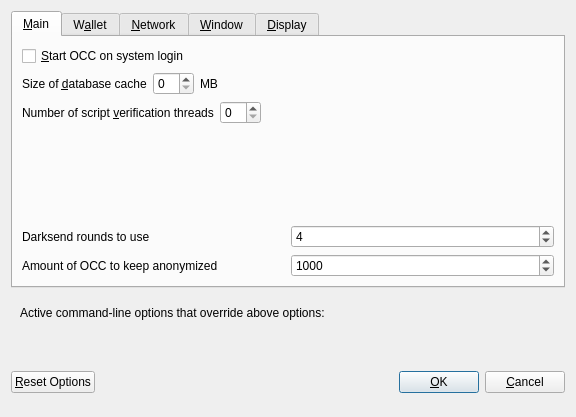
<?xml version="1.0" encoding="UTF-8"?>
<ui version="4.0">
 <class>OptionsDialog</class>
 <widget class="QDialog" name="OptionsDialog">
  <property name="geometry">
   <rect>
    <x>0</x>
    <y>0</y>
    <width>576</width>
    <height>417</height>
   </rect>
  </property>
  <property name="windowTitle">
   <string>Options</string>
  </property>
  <property name="modal">
   <bool>true</bool>
  </property>
  <layout class="QVBoxLayout" name="verticalLayout">
   <item>
    <widget class="QTabWidget" name="tabWidget">
     <property name="currentIndex">
      <number>0</number>
     </property>
     <widget class="QWidget" name="tabMain">
      <attribute name="title">
       <string>&amp;Main</string>
      </attribute>
      <layout class="QVBoxLayout" name="verticalLayout_Main">
       <item>
        <widget class="QCheckBox" name="bitcoinAtStartup">
         <property name="toolTip">
          <string>Automatically start OCC after logging in to the system.</string>
         </property>
         <property name="text">
          <string>&amp;Start OCC on system login</string>
         </property>
        </widget>
       </item>
       <item>
        <layout class="QHBoxLayout" name="horizontalLayout_2_Main">
         <item>
          <widget class="QLabel" name="databaseCacheLabel">
           <property name="text">
            <string>Size of &amp;database cache</string>
           </property>
           <property name="textFormat">
            <enum>Qt::PlainText</enum>
           </property>
           <property name="buddy">
            <cstring>databaseCache</cstring>
           </property>
          </widget>
         </item>
         <item>
          <widget class="QSpinBox" name="databaseCache"/>
         </item>
         <item>
          <widget class="QLabel" name="databaseCacheUnitLabel">
           <property name="text">
            <string>MB</string>
           </property>
           <property name="textFormat">
            <enum>Qt::PlainText</enum>
           </property>
          </widget>
         </item>
         <item>
          <spacer name="horizontalSpacer_2_Main">
           <property name="orientation">
            <enum>Qt::Horizontal</enum>
           </property>
           <property name="sizeHint" stdset="0">
            <size>
             <width>40</width>
             <height>20</height>
            </size>
           </property>
          </spacer>
         </item>
        </layout>
       </item>
       <item>
        <layout class="QHBoxLayout" name="horizontalLayout_3_Main">
         <item>
          <widget class="QLabel" name="threadsScriptVerifLabel">
           <property name="text">
            <string>Number of script &amp;verification threads</string>
           </property>
           <property name="textFormat">
            <enum>Qt::PlainText</enum>
           </property>
           <property name="buddy">
            <cstring>threadsScriptVerif</cstring>
           </property>
          </widget>
         </item>
         <item>
          <widget class="QSpinBox" name="threadsScriptVerif">
           <property name="toolTip">
            <string>(0 = auto, &lt;0 = leave that many cores free)</string>
           </property>
          </widget>
         </item>
         <item>
          <spacer name="horizontalSpacer_3_Main">
           <property name="orientation">
            <enum>Qt::Horizontal</enum>
           </property>
           <property name="sizeHint" stdset="0">
            <size>
             <width>40</width>
             <height>20</height>
            </size>
           </property>
          </spacer>
         </item>
        </layout>
       </item>
       <item>
        <spacer name="verticalSpacer_Main">
         <property name="orientation">
          <enum>Qt::Vertical</enum>
         </property>
         <property name="sizeHint" stdset="0">
          <size>
           <width>20</width>
           <height>40</height>
          </size>
         </property>
        </spacer>
       </item>
       <item>
        <layout class="QHBoxLayout" name="horizontalLayout_4_Main">
         <item>
          <widget class="QLabel" name="label">
           <property name="toolTip">
            <string>This setting determines the amount of individual masternodes that an input will be anonymized through.&lt;br/&gt;More rounds of anonymization gives a higher degree of privacy, but also costs more in fees.</string>
           </property>
           <property name="text">
            <string>Darksend rounds to use</string>
           </property>
          </widget>
         </item>
         <item>
          <widget class="QSpinBox" name="DarksendRounds">
           <property name="minimum">
            <number>2</number>
           </property>
           <property name="maximum">
            <number>8</number>
           </property>
           <property name="value">
            <number>4</number>
           </property>
          </widget>
         </item>
        </layout>
       </item>
       <item>
        <layout class="QHBoxLayout" name="horizontalLayout">
         <item>
          <widget class="QLabel" name="label_2">
           <property name="toolTip">
            <string>This amount acts as a threshold to turn off Darksend once it's reached.</string>
           </property>
           <property name="statusTip">
            <string notr="true"/>
           </property>
           <property name="whatsThis">
            <string notr="true"/>
           </property>
           <property name="accessibleName">
            <string notr="true"/>
           </property>
           <property name="accessibleDescription">
            <string notr="true"/>
           </property>
           <property name="text">
            <string>Amount of OCC to keep anonymized</string>
           </property>
          </widget>
         </item>
         <item>
          <widget class="QSpinBox" name="anonymizeOCC">
           <property name="minimum">
            <number>100</number>
           </property>
           <property name="maximum">
            <number>100000</number>
           </property>
           <property name="singleStep">
            <number>100</number>
           </property>
           <property name="value">
            <number>1000</number>
           </property>
          </widget>
         </item>
        </layout>
       </item>
      </layout>
     </widget>
     <widget class="QWidget" name="tabWallet">
      <attribute name="title">
       <string>W&amp;allet</string>
      </attribute>
      <layout class="QVBoxLayout" name="verticalLayout_Wallet">
       <item>
        <widget class="QGroupBox" name="groupBox">
         <property name="title">
          <string>Expert</string>
         </property>
         <layout class="QVBoxLayout" name="verticalLayout_2">
          <item>
           <widget class="QCheckBox" name="coinControlFeatures">
            <property name="toolTip">
             <string>Whether to show coin control features or not.</string>
            </property>
            <property name="text">
             <string>Enable coin &amp;control features</string>
            </property>
           </widget>
          </item>
          <item>
           <widget class="QCheckBox" name="showMasternodesTab">
            <property name="toolTip">
             <string>Show additional tab listing all your masternodes in first sub-tab&lt;br/&gt;and all masternodes on the network in second sub-tab.</string>
            </property>
            <property name="text">
             <string>Show Masternodes Tab</string>
            </property>
           </widget>
          </item>
          <item>
           <widget class="QCheckBox" name="spendZeroConfChange">
            <property name="toolTip">
             <string>If you disable the spending of unconfirmed change, the change from a transaction&lt;br/&gt;cannot be used until that transaction has at least one confirmation.&lt;br/&gt;This also affects how your balance is computed.</string>
            </property>
            <property name="text">
             <string>&amp;Spend unconfirmed change</string>
            </property>
           </widget>
          </item>
         </layout>
        </widget>
       </item>
       <item>
        <spacer name="verticalSpacer_Wallet">
         <property name="orientation">
          <enum>Qt::Vertical</enum>
         </property>
         <property name="sizeHint" stdset="0">
          <size>
           <width>20</width>
           <height>40</height>
          </size>
         </property>
        </spacer>
       </item>
      </layout>
     </widget>
     <widget class="QWidget" name="tabNetwork">
      <attribute name="title">
       <string>&amp;Network</string>
      </attribute>
      <layout class="QVBoxLayout" name="verticalLayout_Network">
       <item>
        <widget class="QCheckBox" name="mapPortUpnp">
         <property name="toolTip">
          <string>Automatically open the OCC client port on the router. This only works when your router supports UPnP and it is enabled.</string>
         </property>
         <property name="text">
          <string>Map port using &amp;UPnP</string>
         </property>
        </widget>
       </item>
       <item>
        <widget class="QCheckBox" name="allowIncoming">
         <property name="toolTip">
          <string>Accept connections from outside</string>
         </property>
         <property name="text">
          <string>Allow incoming connections</string>
         </property>
        </widget>
       </item>
       <item>
        <widget class="QCheckBox" name="connectSocks">
         <property name="toolTip">
          <string>Connect to the OCC network through a SOCKS5 proxy.</string>
         </property>
         <property name="text">
          <string>&amp;Connect through SOCKS5 proxy (default proxy):</string>
         </property>
        </widget>
       </item>
       <item>
        <layout class="QHBoxLayout" name="horizontalLayout_1_Network">
         <item>
          <widget class="QLabel" name="proxyIpLabel">
           <property name="text">
            <string>Proxy &amp;IP:</string>
           </property>
           <property name="textFormat">
            <enum>Qt::PlainText</enum>
           </property>
           <property name="buddy">
            <cstring>proxyIp</cstring>
           </property>
          </widget>
         </item>
         <item>
          <widget class="QValidatedLineEdit" name="proxyIp">
           <property name="minimumSize">
            <size>
             <width>140</width>
             <height>0</height>
            </size>
           </property>
           <property name="maximumSize">
            <size>
             <width>140</width>
             <height>16777215</height>
            </size>
           </property>
           <property name="toolTip">
            <string>IP address of the proxy (e.g. IPv4: 127.0.0.1 / IPv6: ::1)</string>
           </property>
          </widget>
         </item>
         <item>
          <widget class="QLabel" name="proxyPortLabel">
           <property name="text">
            <string>&amp;Port:</string>
           </property>
           <property name="textFormat">
            <enum>Qt::PlainText</enum>
           </property>
           <property name="buddy">
            <cstring>proxyPort</cstring>
           </property>
          </widget>
         </item>
         <item>
          <widget class="QLineEdit" name="proxyPort">
           <property name="minimumSize">
            <size>
             <width>55</width>
             <height>0</height>
            </size>
           </property>
           <property name="maximumSize">
            <size>
             <width>55</width>
             <height>16777215</height>
            </size>
           </property>
           <property name="toolTip">
            <string>Port of the proxy (e.g. 18404)</string>
           </property>
          </widget>
         </item>
         <item>
          <spacer name="horizontalSpacer_1_Network">
           <property name="orientation">
            <enum>Qt::Horizontal</enum>
           </property>
           <property name="sizeHint" stdset="0">
            <size>
             <width>40</width>
             <height>20</height>
            </size>
           </property>
          </spacer>
         </item>
        </layout>
       </item>
       <item>
        <spacer name="verticalSpacer_Network">
         <property name="orientation">
          <enum>Qt::Vertical</enum>
         </property>
         <property name="sizeHint" stdset="0">
          <size>
           <width>20</width>
           <height>40</height>
          </size>
         </property>
        </spacer>
       </item>
      </layout>
     </widget>
     <widget class="QWidget" name="tabWindow">
      <attribute name="title">
       <string>&amp;Window</string>
      </attribute>
      <layout class="QVBoxLayout" name="verticalLayout_Window">
       <item>
        <widget class="QCheckBox" name="minimizeToTray">
         <property name="toolTip">
          <string>Show only a tray icon after minimizing the window.</string>
         </property>
         <property name="text">
          <string>&amp;Minimize to the tray instead of the taskbar</string>
         </property>
        </widget>
       </item>
       <item>
        <widget class="QCheckBox" name="minimizeOnClose">
         <property name="toolTip">
          <string>Minimize instead of exit the application when the window is closed. When this option is enabled, the application will be closed only after selecting Quit in the menu.</string>
         </property>
         <property name="text">
          <string>M&amp;inimize on close</string>
         </property>
        </widget>
       </item>
       <item>
        <spacer name="verticalSpacer_Window">
         <property name="orientation">
          <enum>Qt::Vertical</enum>
         </property>
         <property name="sizeHint" stdset="0">
          <size>
           <width>20</width>
           <height>40</height>
          </size>
         </property>
        </spacer>
       </item>
      </layout>
     </widget>
     <widget class="QWidget" name="tabDisplay">
      <attribute name="title">
       <string>&amp;Display</string>
      </attribute>
      <layout class="QVBoxLayout" name="verticalLayout_Display">
       <item>
        <layout class="QHBoxLayout" name="horizontalLayout_1_Display">
         <item>
          <widget class="QLabel" name="langLabel">
           <property name="text">
            <string>User Interface &amp;language:</string>
           </property>
           <property name="textFormat">
            <enum>Qt::PlainText</enum>
           </property>
           <property name="buddy">
            <cstring>lang</cstring>
           </property>
          </widget>
         </item>
         <item>
          <widget class="QValueComboBox" name="lang">
           <property name="toolTip">
            <string>The user interface language can be set here. This setting will take effect after restarting OCC.</string>
           </property>
          </widget>
         </item>
        </layout>
       </item>
       <item>
        <widget class="QLabel" name="label_3">
         <property name="toolTip">
          <string notr="true"/>
         </property>
         <property name="statusTip">
          <string notr="true"/>
         </property>
         <property name="whatsThis">
          <string notr="true"/>
         </property>
         <property name="accessibleName">
          <string notr="true"/>
         </property>
         <property name="text">
          <string>Language missing or translation incomplete? Help contributing translations here:
https://www.transifex.com/onecommacoin-project/onecommacoin-project-translations</string>
         </property>
         <property name="wordWrap">
          <bool>true</bool>
         </property>
         <property name="openExternalLinks">
          <bool>true</bool>
         </property>
         <property name="textInteractionFlags">
          <set>Qt::TextBrowserInteraction</set>
         </property>
        </widget>
       </item>
       <item>
        <layout class="QHBoxLayout" name="horizontalLayout_4_Display" stretch="0,0">
         <item>
          <widget class="QLabel" name="themeLabel">
           <property name="text">
            <string>User Interface Theme:</string>
           </property>
          </widget>
         </item>
         <item>
          <widget class="QValueComboBox" name="theme"/>
         </item>
        </layout>
       </item>
       <item>
        <widget class="Line" name="line">
         <property name="orientation">
          <enum>Qt::Horizontal</enum>
         </property>
        </widget>
       </item>
       <item>
        <layout class="QHBoxLayout" name="horizontalLayout_2_Display">
         <item>
          <widget class="QLabel" name="unitLabel">
           <property name="text">
            <string>&amp;Unit to show amounts in:</string>
           </property>
           <property name="textFormat">
            <enum>Qt::PlainText</enum>
           </property>
           <property name="buddy">
            <cstring>unit</cstring>
           </property>
          </widget>
         </item>
         <item>
          <widget class="QValueComboBox" name="unit">
           <property name="toolTip">
            <string>Choose the default subdivision unit to show in the interface and when sending coins.</string>
           </property>
          </widget>
         </item>
        </layout>
       </item>
       <item>
        <layout class="QHBoxLayout" name="horizontalLayout_5_Display">
         <item>
          <widget class="QLabel" name="digitsLabel">
           <property name="text">
            <string>Decimal digits</string>
           </property>
          </widget>
         </item>
         <item>
          <widget class="QValueComboBox" name="digits"/>
         </item>
        </layout>
       </item>
       <item>
        <layout class="QHBoxLayout" name="horizontalLayout_3_Display">
         <item>
          <widget class="QLabel" name="thirdPartyTxUrlsLabel">
           <property name="toolTip">
            <string>Third party URLs (e.g. a block explorer) that appear in the transactions tab as context menu items. %s in the URL is replaced by transaction hash. Multiple URLs are separated by vertical bar |.</string>
           </property>
           <property name="text">
            <string>Third party transaction URLs</string>
           </property>
           <property name="buddy">
            <cstring>thirdPartyTxUrls</cstring>
           </property>
          </widget>
         </item>
         <item>
          <widget class="QLineEdit" name="thirdPartyTxUrls">
           <property name="toolTip">
            <string>Third party URLs (e.g. a block explorer) that appear in the transactions tab as context menu items. %s in the URL is replaced by transaction hash. Multiple URLs are separated by vertical bar |.</string>
           </property>
          </widget>
         </item>
        </layout>
       </item>
       <item>
        <spacer name="verticalSpacer">
         <property name="orientation">
          <enum>Qt::Vertical</enum>
         </property>
         <property name="sizeHint" stdset="0">
          <size>
           <width>20</width>
           <height>40</height>
          </size>
         </property>
        </spacer>
       </item>
      </layout>
     </widget>
    </widget>
   </item>
   <item>
    <widget class="QFrame" name="frame">
     <layout class="QVBoxLayout" name="verticalLayout_Bottom">
      <item>
       <layout class="QHBoxLayout" name="horizontalLayout_Bottom">
        <item>
         <widget class="QLabel" name="overriddenByCommandLineInfoLabel">
          <property name="text">
           <string>Active command-line options that override above options:</string>
          </property>
          <property name="textFormat">
           <enum>Qt::PlainText</enum>
          </property>
         </widget>
        </item>
        <item>
         <spacer name="horizontalSpacer_Bottom">
          <property name="orientation">
           <enum>Qt::Horizontal</enum>
          </property>
          <property name="sizeHint" stdset="0">
           <size>
            <width>40</width>
            <height>20</height>
           </size>
          </property>
         </spacer>
        </item>
       </layout>
      </item>
      <item>
       <widget class="QLabel" name="overriddenByCommandLineLabel">
        <property name="text">
         <string/>
        </property>
        <property name="textFormat">
         <enum>Qt::PlainText</enum>
        </property>
        <property name="wordWrap">
         <bool>true</bool>
        </property>
       </widget>
      </item>
     </layout>
    </widget>
   </item>
   <item>
    <layout class="QHBoxLayout" name="horizontalLayout_Buttons">
     <item>
      <widget class="QPushButton" name="resetButton">
       <property name="toolTip">
        <string>Reset all client options to default.</string>
       </property>
       <property name="text">
        <string>&amp;Reset Options</string>
       </property>
       <property name="autoDefault">
        <bool>false</bool>
       </property>
      </widget>
     </item>
     <item>
      <spacer name="horizontalSpacer_1">
       <property name="orientation">
        <enum>Qt::Horizontal</enum>
       </property>
       <property name="sizeHint" stdset="0">
        <size>
         <width>40</width>
         <height>48</height>
        </size>
       </property>
      </spacer>
     </item>
     <item>
      <widget class="QLabel" name="statusLabel">
       <property name="minimumSize">
        <size>
         <width>200</width>
         <height>0</height>
        </size>
       </property>
       <property name="font">
        <font>
         <weight>75</weight>
         <bold>true</bold>
        </font>
       </property>
       <property name="text">
        <string/>
       </property>
       <property name="textFormat">
        <enum>Qt::PlainText</enum>
       </property>
       <property name="wordWrap">
        <bool>true</bool>
       </property>
      </widget>
     </item>
     <item>
      <spacer name="horizontalSpacer_2">
       <property name="orientation">
        <enum>Qt::Horizontal</enum>
       </property>
       <property name="sizeHint" stdset="0">
        <size>
         <width>40</width>
         <height>48</height>
        </size>
       </property>
      </spacer>
     </item>
     <item>
      <widget class="QPushButton" name="okButton">
       <property name="text">
        <string>&amp;OK</string>
       </property>
       <property name="autoDefault">
        <bool>false</bool>
       </property>
       <property name="default">
        <bool>true</bool>
       </property>
      </widget>
     </item>
     <item>
      <widget class="QPushButton" name="cancelButton">
       <property name="text">
        <string>&amp;Cancel</string>
       </property>
       <property name="autoDefault">
        <bool>false</bool>
       </property>
      </widget>
     </item>
    </layout>
   </item>
  </layout>
 </widget>
 <customwidgets>
  <customwidget>
   <class>QValidatedLineEdit</class>
   <extends>QLineEdit</extends>
   <header>qvalidatedlineedit.h</header>
  </customwidget>
  <customwidget>
   <class>QValueComboBox</class>
   <extends>QComboBox</extends>
   <header>qvaluecombobox.h</header>
  </customwidget>
 </customwidgets>
 <resources/>
 <connections/>
</ui>
